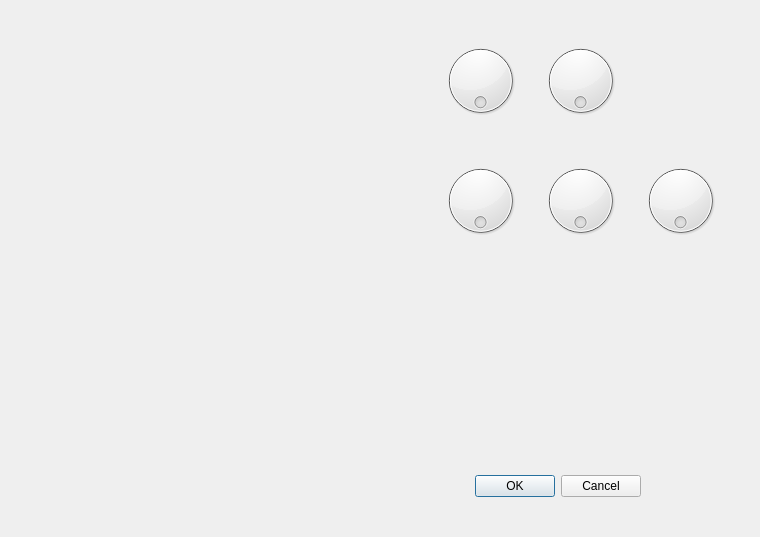
<?xml version="1.0" encoding="UTF-8"?>
<ui version="4.0">
 <class>MainDialog</class>
 <widget class="QDialog" name="MainDialog">
  <property name="geometry">
   <rect>
    <x>0</x>
    <y>0</y>
    <width>760</width>
    <height>537</height>
   </rect>
  </property>
  <property name="windowTitle">
   <string>Dialog</string>
  </property>
  <widget class="QDialogButtonBox" name="buttonBox">
   <property name="geometry">
    <rect>
     <x>450</x>
     <y>470</y>
     <width>191</width>
     <height>32</height>
    </rect>
   </property>
   <property name="orientation">
    <enum>Qt::Horizontal</enum>
   </property>
   <property name="standardButtons">
    <set>QDialogButtonBox::Cancel|QDialogButtonBox::Ok</set>
   </property>
  </widget>
  <widget class="QWidget" name="horizontalLayoutWidget">
   <property name="geometry">
    <rect>
     <x>40</x>
     <y>20</y>
     <width>371</width>
     <height>401</height>
    </rect>
   </property>
   <layout class="QHBoxLayout" name="glLayout"/>
  </widget>
  <widget class="QDial" name="dialTheta">
   <property name="geometry">
    <rect>
     <x>440</x>
     <y>30</y>
     <width>81</width>
     <height>101</height>
    </rect>
   </property>
   <property name="maximum">
    <number>360</number>
   </property>
   <property name="wrapping">
    <bool>true</bool>
   </property>
  </widget>
  <widget class="QDial" name="dialPhi">
   <property name="geometry">
    <rect>
     <x>540</x>
     <y>30</y>
     <width>81</width>
     <height>101</height>
    </rect>
   </property>
   <property name="maximum">
    <number>360</number>
   </property>
   <property name="wrapping">
    <bool>true</bool>
   </property>
  </widget>
  <widget class="QDial" name="dialRotx">
   <property name="geometry">
    <rect>
     <x>440</x>
     <y>150</y>
     <width>81</width>
     <height>101</height>
    </rect>
   </property>
   <property name="maximum">
    <number>360</number>
   </property>
   <property name="wrapping">
    <bool>true</bool>
   </property>
  </widget>
  <widget class="QDial" name="dialRoty">
   <property name="geometry">
    <rect>
     <x>540</x>
     <y>150</y>
     <width>81</width>
     <height>101</height>
    </rect>
   </property>
   <property name="maximum">
    <number>360</number>
   </property>
   <property name="wrapping">
    <bool>true</bool>
   </property>
  </widget>
  <widget class="QDial" name="dialRotz">
   <property name="geometry">
    <rect>
     <x>640</x>
     <y>150</y>
     <width>81</width>
     <height>101</height>
    </rect>
   </property>
   <property name="maximum">
    <number>360</number>
   </property>
   <property name="wrapping">
    <bool>true</bool>
   </property>
  </widget>
 </widget>
 <resources/>
 <connections>
  <connection>
   <sender>buttonBox</sender>
   <signal>accepted()</signal>
   <receiver>MainDialog</receiver>
   <slot>accept()</slot>
   <hints>
    <hint type="sourcelabel">
     <x>248</x>
     <y>254</y>
    </hint>
    <hint type="destinationlabel">
     <x>157</x>
     <y>274</y>
    </hint>
   </hints>
  </connection>
  <connection>
   <sender>buttonBox</sender>
   <signal>rejected()</signal>
   <receiver>MainDialog</receiver>
   <slot>reject()</slot>
   <hints>
    <hint type="sourcelabel">
     <x>316</x>
     <y>260</y>
    </hint>
    <hint type="destinationlabel">
     <x>286</x>
     <y>274</y>
    </hint>
   </hints>
  </connection>
 </connections>
</ui>
